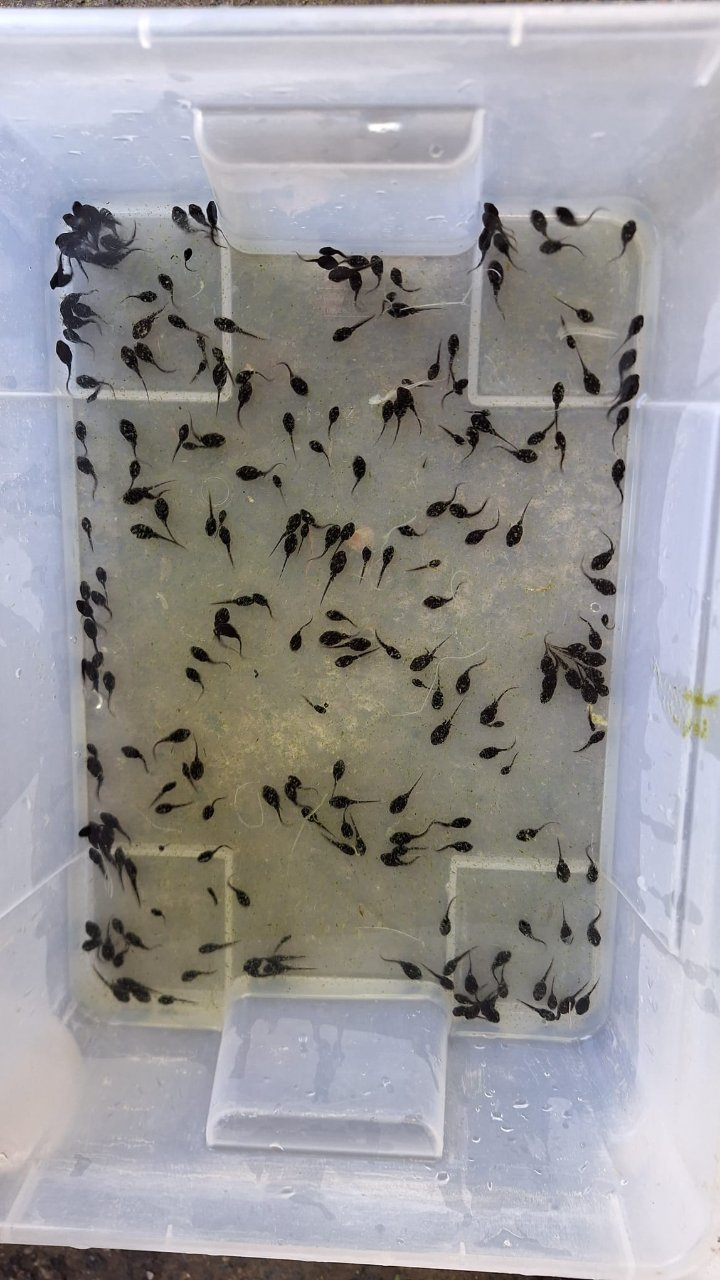
#> input picture test-files/1777900796699-tqvvwy8m.jpg, 720 x 1280 px; its folder holds only this picture in this run
$ python perspective_rectify.py ../test-files/1777900796699-tqvvwy8m.jpg
#> lines starting #> are read from the running program, lines starting #| are printed output that depends on the picture; after the words box and inside, x2 and y2 are one past the last pixel; in counts of white or black regions, pixels touching at a corner belong together
### scripts/benchmark.py
"""
Benchmark script: runs the dikkopjes-teller algorithm (ported from index.html JS)
against all test images and compares to ground-truth user counts from feedback_rows.csv.

Usage: python benchmark.py
"""
import csv
import os
import sys
import argparse
from pathlib import Path
import numpy as np
import cv2

ROOT = Path(__file__).resolve().parent.parent
TEST_FILES = ROOT / 'test-files'
RESULTS = ROOT / 'benchmark_results'

# --- Algorithm constants (mirrors index.html) ---
DARK_THRESHOLD = 75
BIN_BRIGHT_THRESHOLD = 95
DENSITY_BLUR = 201
DENSITY_THRESHOLD = 6
MIN_BLOB_AREA = 80
MIN_SINGLE_AREA = 150.0
CLUMP_RATIO_THRESHOLD = 1.6
LARGE_CLUMP_RATIO = 6.0
LARGE_CLUMP_OVERLAP = 1.4
DEFAULT_SA_FACTOR = 0.97

# Resolution-aware scaling. Pixel constants above were calibrated on photos
# in test-files/, which span 0.76 to 1.23 MP. Higher-res photos need them
# scaled — areas linearly with pixel count, kernel/blur sizes with sqrt.
# Reference is set to the top of the calibration range so all calibration
# photos clamp to scale=1.0 (= original behavior preserved exactly).
REFERENCE_PIXELS = 1_250_000


def _odd(n):
    n = max(1, int(round(n)))
    return n if n % 2 == 1 else n + 1


# Per-photo adaptive sa_factor models, fit by scripts/analyze_factor_combined.py
# on the combined 88-photo dataset (test-files + test-files2). Top-5 features
# per mode, standardized linear regression.
#
# LOOCV improvement vs fixed defaultSaFactor:
#   standard:   10.38% MAPE -> 9.27%  (-1.11pp)
#   sensitive:   9.76% MAPE -> 7.68%  (-2.08pp)
#
# To retrain: run `python scripts/analyze_factor_combined.py --emit-coefs`
# and paste the JSON below.
ADAPTIVE_MODELS = {
    'standard': {
        # top-5 features; ordered as in the analyze script's correlation rank.
        'features': ['clump_frac', 'cv_area', 'p90_over_median',
                     'largest_over_median', 'std_area'],
        'beta': [0.9972727272727275, 0.05812097426852898, -0.11834816680619258,
                 -0.007631038594075638, 0.10236213376037359, -0.006802614750998628],
        'mu':   [0.4841286306924158, 1.4676699521315202, 4.2325774541524925,
                 23.048469732088286, 5153.453733816543],
        'sd':   [0.059298243352269776, 0.5145865186458295, 1.144921537280663,
                 19.089374099493547, 6387.049687696688],
    },
    'sensitive': {
        # top-5 trained against the global-default counting params. Includes
        # `megapixels` which is what makes high-res photos counted right.
        # Switching to per-mode counting + top-1 dropped megapixels and
        # regressed test-files2; see tune_hyperparams analysis.
        'features': ['clump_frac', 'p90_over_median', 'megapixels',
                     'log_megapixels', 'lh_median'],
        'beta': [1.207386363636364, 0.06980702423311459, -0.025454457849815412,
                 0.07427144671852026, 0.061528563365571096, -0.11766815376801248],
        'mu':   [0.5049657749628903, 2.8431283330512835, 3.2164198295454542,
                 0.8708257852456737, 656.7954545454545],
        'sd':   [0.07460489624099871, 0.5115009115089713, 2.252918576915454,
                 0.7957601720118731, 513.0545372191508],
    },
}
ADAPTIVE_FACTOR_MIN = 0.70
ADAPTIVE_FACTOR_MAX = 1.40


# [46 lines left out: functions compute_blob_features, predict_adaptive_factor, not called in this run]


def scale_params_for_image(base_params, img):
    """Augment params with resolution-scaled overrides based on image size.

    Modeled after the area constants being absolute pixel counts: a 6 MP photo
    has tadpoles that are ~6× larger in pixel area than the same scene at
    1 MP. Kernel/blur sizes are linear, so they scale by sqrt.
    """
    p = dict(base_params)
    h, w = img.shape[:2]
    area_scale = max(1.0, (h * w) / REFERENCE_PIXELS)
    linear_scale = area_scale ** 0.5

    mode_name = p.get('detection_mode', DEFAULT_DETECTION_MODE)
    mode = DETECTION_MODES[mode_name]

    p.setdefault('area_scale', area_scale)
    p.setdefault('linear_scale', linear_scale)
    p.setdefault('min_blob_area', max(3, int(round(mode['minBlobArea'] * area_scale))))
    p.setdefault('min_single_area', MIN_SINGLE_AREA * area_scale)
    p.setdefault('density_blur', _odd(DENSITY_BLUR * linear_scale))
    p.setdefault('close_kernel', max(3, int(round(3 * linear_scale))))
    p.setdefault('bin_dilate_kernel', max(3, int(round(20 * linear_scale))))
    p.setdefault('bin_bright_close_kernel', max(3, int(round(25 * linear_scale))))
    p.setdefault('bin_final_close_kernel', max(3, int(round(30 * linear_scale))))
    # Bin-mask "dense region" filter. Was 0.20: any density-region smaller
    # than 20% of the largest was dropped. That cuts off small isolated
    # tadpole clusters in box corners (see test-files3 23_100 — 2 tadpoles
    # lost in the bottom-left). Lowered to 0.05 with an absolute pixel
    # floor as a safety against picking up noise. Costs ~0.5pp MAPE on
    # average but markedly improves visual detection coverage.
    p.setdefault('density_keep_ratio', 0.05)
    p.setdefault('density_keep_min_pixels', max(500, int(round(2000 * area_scale))))

    # Per-mode counting hyperparameters (overridable). These don't depend on
    # resolution; they live with scale_params_for_image purely so the per-image
    # params dict ends up self-contained for downstream blobs_to_count calls.
    p.setdefault('clump_ratio_threshold', mode.get('clumpRatioThreshold',
                                                   CLUMP_RATIO_THRESHOLD))
    p.setdefault('large_clump_ratio', mode.get('largeClumpRatio',
                                               LARGE_CLUMP_RATIO))
    p.setdefault('large_clump_overlap', mode.get('largeClumpOverlap',
                                                 LARGE_CLUMP_OVERLAP))
    return p

# Detection modes (mirror app.js DETECTION_MODES). Keep in sync.
DETECTION_MODES = {
    'standard': {
        'darkThreshold': 75,
        'morphClose': True,
        'minBlobArea': 80,
        # Empirical optimum across the combined 88-photo dataset (test-files +
        # test-files2). See scripts/tune_sa_factor.py.
        'defaultSaFactor': 0.98,
        # Counting hyperparameters, jointly tuned per mode by
        # scripts/tune_hyperparams.py (stage 1, adaptive=off):
        #   standard:  10.38% -> 9.29% MAPE on combined (-1.09pp).
        'clumpRatioThreshold': 1.9,
        'largeClumpRatio': 4.0,
        'largeClumpOverlap': 1.20,
    },
    'sensitive': {
        'darkThreshold': 50,
        'morphClose': False,
        'minBlobArea': 30,
        # Empirical optimum across the combined 88-photo dataset.
        'defaultSaFactor': 1.21,
        # Sensitive sticks with the global defaults. tune_hyperparams.py
        # found stage-1 winners (1.8 / 8.0 / 1.30), but in combination with
        # the adaptive regression they regress test-files2 — the lower-
        # complexity adaptive model (top-1) needed for the new counting
        # drops `megapixels` and loses the high-res handling.
        'clumpRatioThreshold': CLUMP_RATIO_THRESHOLD,
        'largeClumpRatio': LARGE_CLUMP_RATIO,
        'largeClumpOverlap': LARGE_CLUMP_OVERLAP,
    },
}
DEFAULT_DETECTION_MODE = 'sensitive'


def find_bin_mask(blurred, params=None):
    p = params or {}
    dark_thr = p.get('dark_threshold', DARK_THRESHOLD)
    bright_thr = p.get('bin_bright_threshold', BIN_BRIGHT_THRESHOLD)
    density_blur = _odd(p.get('density_blur', DENSITY_BLUR))
    density_thr = p.get('density_threshold', DENSITY_THRESHOLD)
    k_dilate = int(p.get('bin_dilate_kernel', 20))
    k_bright = int(p.get('bin_bright_close_kernel', 25))
    k_final = int(p.get('bin_final_close_kernel', 30))

    _, dark = cv2.threshold(blurred, dark_thr, 255, cv2.THRESH_BINARY_INV)
    density = cv2.GaussianBlur(dark, (density_blur, density_blur), 0)
    _, dense = cv2.threshold(density, density_thr, 255, cv2.THRESH_BINARY)

    num, labels, stats, _ = cv2.connectedComponentsWithStats(dense, connectivity=8)
    if num <= 1:
        return np.full(blurred.shape, 255, dtype=np.uint8)
    # Keep dense components down to either `density_keep_ratio` of the largest
    # OR an absolute pixel floor — whichever is smaller — so 2-3 isolated
    # tadpoles in a box corner survive instead of being cropped out.
    keep_ratio = float(p.get('density_keep_ratio', 0.05))
    keep_min_px = int(p.get('density_keep_min_pixels', 2000))
    areas = stats[1:, cv2.CC_STAT_AREA]
    largest_area = int(areas.max())
    keep_threshold = max(1, min(int(largest_area * keep_ratio), keep_min_px))
    keep_labels = [i + 1 for i, a in enumerate(areas) if a >= keep_threshold]
    region = np.isin(labels, keep_labels).astype(np.uint8) * 255

    contours, _ = cv2.findContours(region, cv2.RETR_EXTERNAL, cv2.CHAIN_APPROX_SIMPLE)
    if len(contours) == 0:
        return np.full(blurred.shape, 255, dtype=np.uint8)

    pts = np.vstack(contours)
    hull = cv2.convexHull(pts)
    mask = np.zeros(blurred.shape, dtype=np.uint8)
    cv2.drawContours(mask, [hull], -1, 255, -1)
    mask = cv2.dilate(mask, np.ones((k_dilate, k_dilate), np.uint8))

    _, bright = cv2.threshold(blurred, bright_thr, 255, cv2.THRESH_BINARY)
    k_bright_kernel = np.ones((k_bright, k_bright), np.uint8)
    for _ in range(3):
        bright = cv2.morphologyEx(bright, cv2.MORPH_CLOSE, k_bright_kernel)
    mask = cv2.bitwise_and(mask, bright)
    mask = cv2.morphologyEx(mask, cv2.MORPH_CLOSE, np.ones((k_final, k_final), np.uint8))
    return mask


# [572 lines left out: functions detect_blobs, detect_blobs_full, estimate_single_area, estimate_single_area_v1_peak, estimate_single_area_v2, estimate_single_area_v3 and 11 more, not called in this run]


# [2 lines that do not run on import are left out]

### scripts/perspective_rectify.py
"""
Perspective rectification of the bin/tray. Finds the 4 corners of the
detected bin region and warps the image to a clean top-down view, so
that downstream blob detection runs on a perspective-corrected frame.

Used by tools/benchmarks; the warping itself is in `rectify_to_box`.
"""
from __future__ import annotations

import sys
from pathlib import Path

import cv2
import numpy as np

sys.path.insert(0, str(Path(__file__).resolve().parent))
from benchmark import find_bin_mask, scale_params_for_image


def _order_points(pts: np.ndarray) -> np.ndarray:
    """Order 4 points clockwise from top-left: TL, TR, BR, BL."""
    rect = np.zeros((4, 2), dtype=np.float32)
    s = pts.sum(axis=1)
    rect[0] = pts[np.argmin(s)]   # TL
    rect[2] = pts[np.argmax(s)]   # BR
    diff = np.diff(pts, axis=1).flatten()
    rect[1] = pts[np.argmin(diff)]  # TR (small diff = x large relative to y)
    rect[3] = pts[np.argmax(diff)]  # BL
    return rect


def _find_quad_brightness(img: np.ndarray):
    """Detect the box-bottom region by heavy-blur + brightness thresholding.

    Strategy: blur with a kernel ~1/10 of image dim, which destroys tadpole
    detail but preserves the large-scale brightness contrast between box
    interior (mid-bright water) and outside (darker surroundings or
    bright rim). Otsu on the blurred image partitions inside vs outside.
    The largest contour of the "inside" mask should match the box bottom.
    """
    h, w = img.shape[:2]
    img_area = h * w
    gray = cv2.cvtColor(img, cv2.COLOR_BGR2GRAY)

    # Aggressive blur so tadpoles dissolve into the surrounding water tone.
    blur_k = max(31, (min(w, h) // 10) | 1)  # odd
    blurred = cv2.GaussianBlur(gray, (blur_k, blur_k), 0)

    # Otsu partitions the blurred grayscale at its bimodal split.
    _, mid = cv2.threshold(blurred, 0, 255, cv2.THRESH_BINARY + cv2.THRESH_OTSU)
    # We don't know a priori which side is "inside" — pick the one whose
    # largest connected component is biggest in the central 80% of the frame.
    central = np.zeros_like(mid)
    cv2.rectangle(central, (w // 10, h // 10), (w * 9 // 10, h * 9 // 10),
                  255, -1)
    cand_a = cv2.bitwise_and(mid, central)
    cand_b = cv2.bitwise_and(cv2.bitwise_not(mid), central)
    score_a = int(cv2.countNonZero(cand_a))
    score_b = int(cv2.countNonZero(cand_b))
    inside = mid if score_a >= score_b else cv2.bitwise_not(mid)

    # Close small gaps + remove specks.
    k = max(5, min(w, h) // 40)
    kernel = np.ones((k, k), np.uint8)
    inside = cv2.morphologyEx(inside, cv2.MORPH_CLOSE, kernel)
    inside = cv2.morphologyEx(inside, cv2.MORPH_OPEN, kernel)

    contours, _ = cv2.findContours(inside, cv2.RETR_EXTERNAL, cv2.CHAIN_APPROX_SIMPLE)
    if not contours:
        return None, 'brightness_no_contour'
    cnt = max(contours, key=cv2.contourArea)
    area = cv2.contourArea(cnt)
    if area < img_area * 0.20 or area > img_area * 0.98:
        return None, f'brightness_area_oob({area / img_area:.2f})'

    peri = cv2.arcLength(cnt, True)
    for eps_frac in (0.015, 0.02, 0.03, 0.04, 0.06, 0.08, 0.10):
        approx = cv2.approxPolyDP(cnt, eps_frac * peri, True)
        if len(approx) == 4 and cv2.isContourConvex(approx):
            return _order_points(approx.reshape(4, 2)), f'brightness@{eps_frac}'
    # Last resort: minAreaRect of the brightness region
    rect = cv2.minAreaRect(cnt)
    box = cv2.boxPoints(rect)
    return _order_points(box), 'brightness_minAreaRect'


# [16 lines left out: function _find_quad_mask, not called in this run]


def _find_quad(img: np.ndarray, mask: np.ndarray):
    """Try the brightness-based detector first; fall back to bin-mask hull."""
    quad, label = _find_quad_brightness(img)
    if quad is not None:
        return quad, label
    return _find_quad_mask(mask)


def rectify_to_box(img: np.ndarray, mode: str = 'sensitive', verbose: bool = False):
    """Warp `img` so the detected bin fills the output frame top-down.

    Returns (warped_img, info_dict) or (None, info_dict) if rectification fails.
    info_dict carries diagnostics: which corner-finding strategy worked, the
    source quad, and the output dimensions.
    """
    gray = cv2.cvtColor(img, cv2.COLOR_BGR2GRAY)
    blurred = cv2.GaussianBlur(gray, (5, 5), 0)
    params = scale_params_for_image({'detection_mode': mode}, img)
    mask = find_bin_mask(blurred, params)

    quad, source = _find_quad(img, mask)
    info = {'source': source, 'quad': quad}
    if quad is None:
        return None, info

    # Output rectangle size: use the LONGER of opposite sides so we don't
    # squash a perspective-stretched edge.
    w = int(round(max(
        np.linalg.norm(quad[1] - quad[0]),
        np.linalg.norm(quad[2] - quad[3]),
    )))
    h = int(round(max(
        np.linalg.norm(quad[3] - quad[0]),
        np.linalg.norm(quad[2] - quad[1]),
    )))
    if w < 100 or h < 100:
        info['source'] += '_rejected_small'
        return None, info
    dst = np.array([[0, 0], [w - 1, 0], [w - 1, h - 1], [0, h - 1]],
                   dtype=np.float32)
    M = cv2.getPerspectiveTransform(quad, dst)
    warped = cv2.warpPerspective(img, M, (w, h))
    info['size'] = (w, h)
    if verbose:
        print(f'  rectify: {source}, out={w}x{h}, quad=\n{quad}')
    return warped, info


if __name__ == '__main__':
    """Visual sanity check: rectify a handful of photos and save side-by-side."""
    import argparse
    parser = argparse.ArgumentParser()
    parser.add_argument('--out', default='debug_out/rectify')
    parser.add_argument('paths', nargs='+')
    args = parser.parse_args()
    out_dir = Path(args.out)
    out_dir.mkdir(parents=True, exist_ok=True)
    for p in args.paths:
        img = cv2.imread(p)
#> img is the input picture: shape (1280, 720, 3); mean B, G, R 153.1, 151.6, 153.1
        if img is None:
            print(f'Skip (cannot read): {p}')
            continue
        warped, info = rectify_to_box(img, verbose=True)
#> in rectify_to_box, `gray = cv2.cvtColor(img, cv2.COLOR_BGR2GRAY)`:
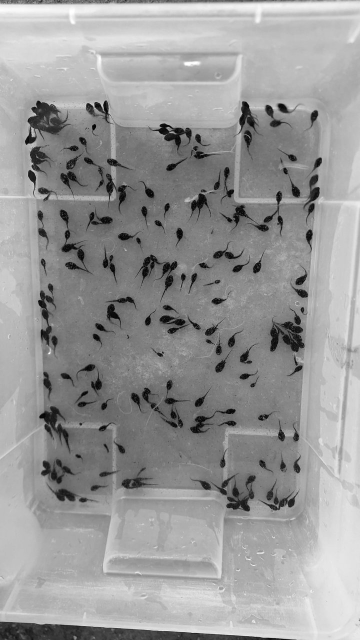
#> gray: shape (1280, 720) (shown at 1/2 size); min 0, max 255, mean 152.2
#> in scale_params_for_image, `p = dict(base_params)`: p = {'detection_mode': 'sensitive'}
#> in scale_params_for_image, `mode_name = p.get('detection_mode', DEFAULT_DETECTION_MODE)`: mode_name = 'sensitive'
#> in scale_params_for_image, `mode = DETECTION_MODES[mode_name]`: mode = {'darkThreshold': 50, 'morphClose': False, 'minBlobArea': 30, 'defaultSaFactor': 1.21, 'clumpRatioThreshold': 1.6, 'largeClumpRatio': 6, 'largeClumpOverlap': 1.4}
#> in rectify_to_box, `params = scale_params_for_image({'detection_mode': mode}, img)`: params = 15 items
#> in find_bin_mask, `dark_thr = p.get('dark_threshold', DARK_THRESHOLD)`: dark_thr = 75
#> in find_bin_mask, `bright_thr = p.get('bin_bright_threshold', BIN_BRIGHT_THRESHOLD)`: bright_thr = 95
#> in find_bin_mask, `density_blur = _odd(p.get('density_blur', DENSITY_BLUR))`: density_blur = 201
#> in find_bin_mask, `density_thr = p.get('density_threshold', DENSITY_THRESHOLD)`: density_thr = 6
#> in find_bin_mask, `k_dilate = int(p.get('bin_dilate_kernel', 20))`: k_dilate = 20
#> in find_bin_mask, `k_bright = int(p.get('bin_bright_close_kernel', 25))`: k_bright = 25
#> in find_bin_mask, `k_final = int(p.get('bin_final_close_kernel', 30))`: k_final = 30
#> in find_bin_mask, `_, dark = cv2.threshold(blurred, dark_thr, 255, cv2.THRESH_BINARY_INV)`:
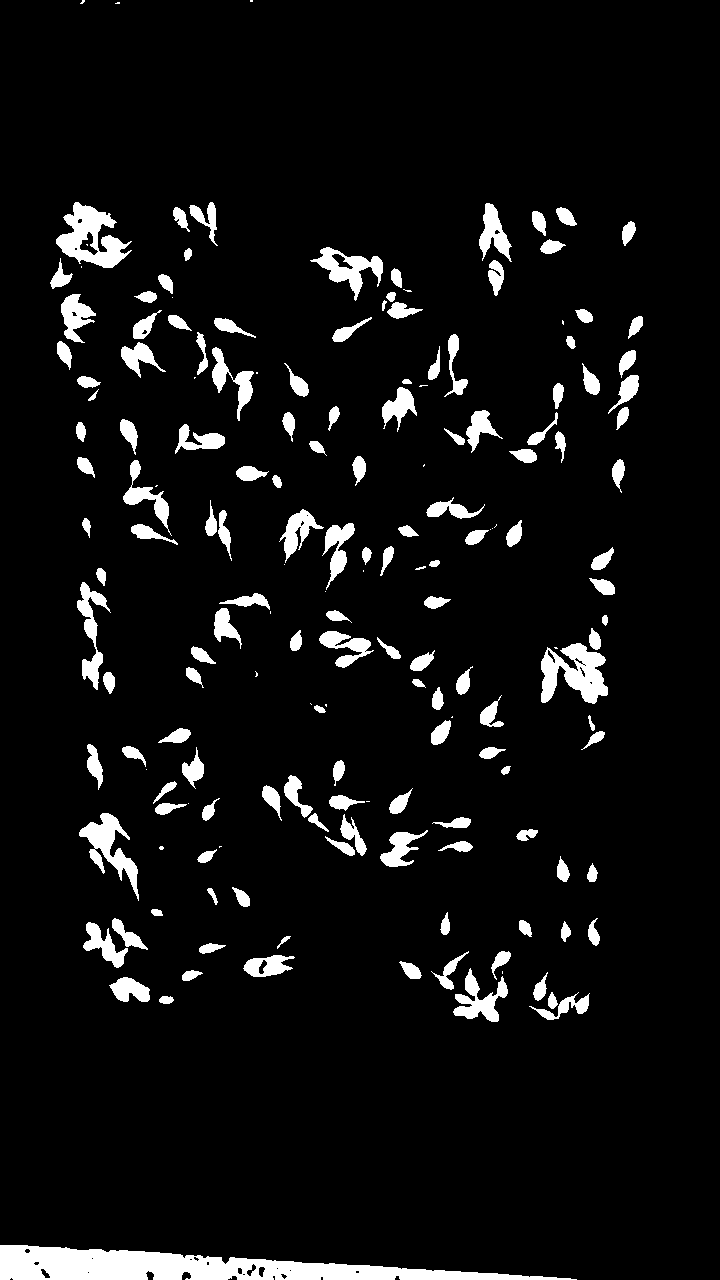
#> dark: shape (1280, 720); 6.6% white; 178 white regions (31 under 20 px), largest, box (x1, y1, x2, y2) and area: (0, 1245, 577, 1280) 10472, (56, 202, 132, 268) 2465, (541, 643, 608, 704) 2430
#> in find_bin_mask, `density = cv2.GaussianBlur(dark, (density_blur, density_blur), 0)`:
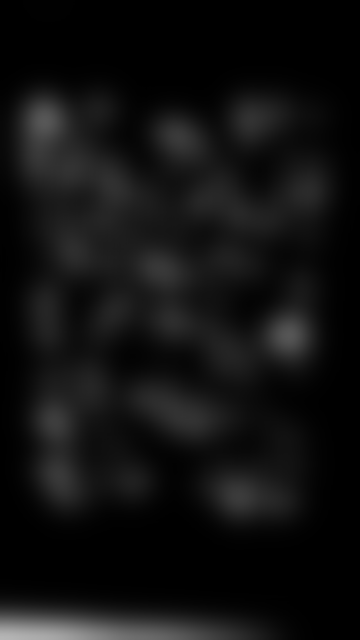
#> density: shape (1280, 720) (shown at 1/2 size); min 0, max 182, mean 16.7
#> in find_bin_mask, `_, dense = cv2.threshold(density, density_thr, 255, cv2.THRESH_BINARY)`:
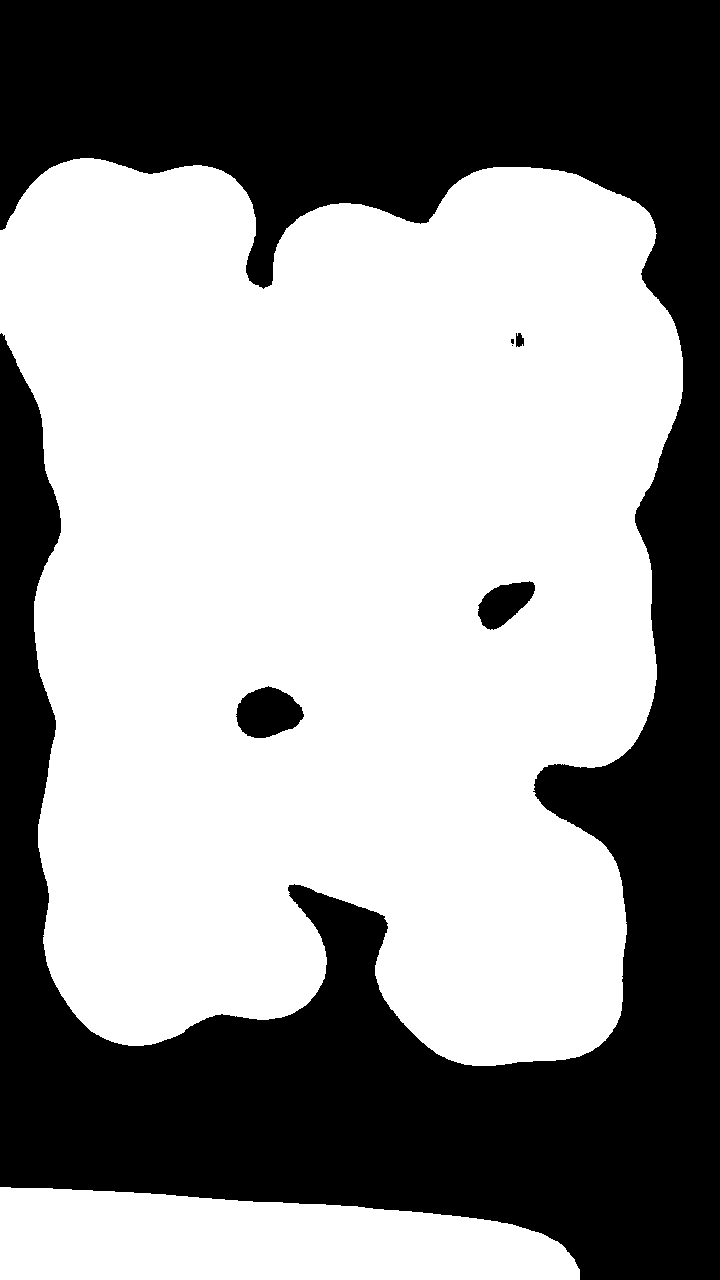
#> dense: shape (1280, 720); 58.6% white; 6 black regions (2 under 20 px)
#> in find_bin_mask, `num, labels, stats, _ = cv2.connectedComponentsWithStats(dense, connec..`: num = 3; stats = [[0, 0, 720, 1280, 381433], [0, 158, 683, 908, 497243], [0, 1187, 580, 93, 42924]]
#> (the rest of the program and of its run is left out)
